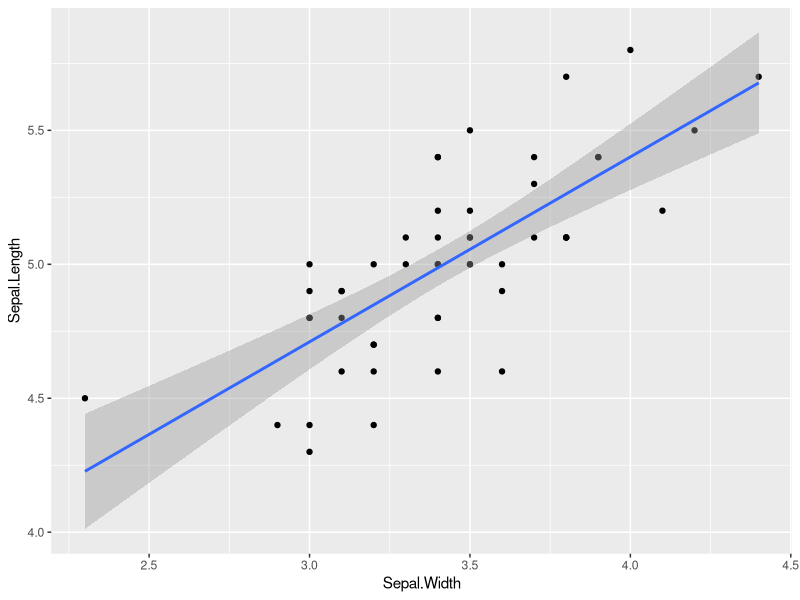

The R source for this figure:
## ---- chunk 1
#| warning: false
#| echo: true

library(tidyverse)

iris_setosa <- iris %>% 
  filter(Species == "setosa")
head(iris_setosa)
ggplot(data = iris_setosa, mapping = aes(x = Sepal.Width, y = Sepal.Length)) +
  geom_point() + 
  stat_smooth(method = "lm")
  

model <- lm(data = iris_setosa,formula = "Sepal.Length ~ 1 + Sepal.Width")

summary(model)



## ---- chunk 2
#| warning: false
#| echo: true

library(palmerpenguins)
library(broom)

head(penguins)
glimpse(penguins)



